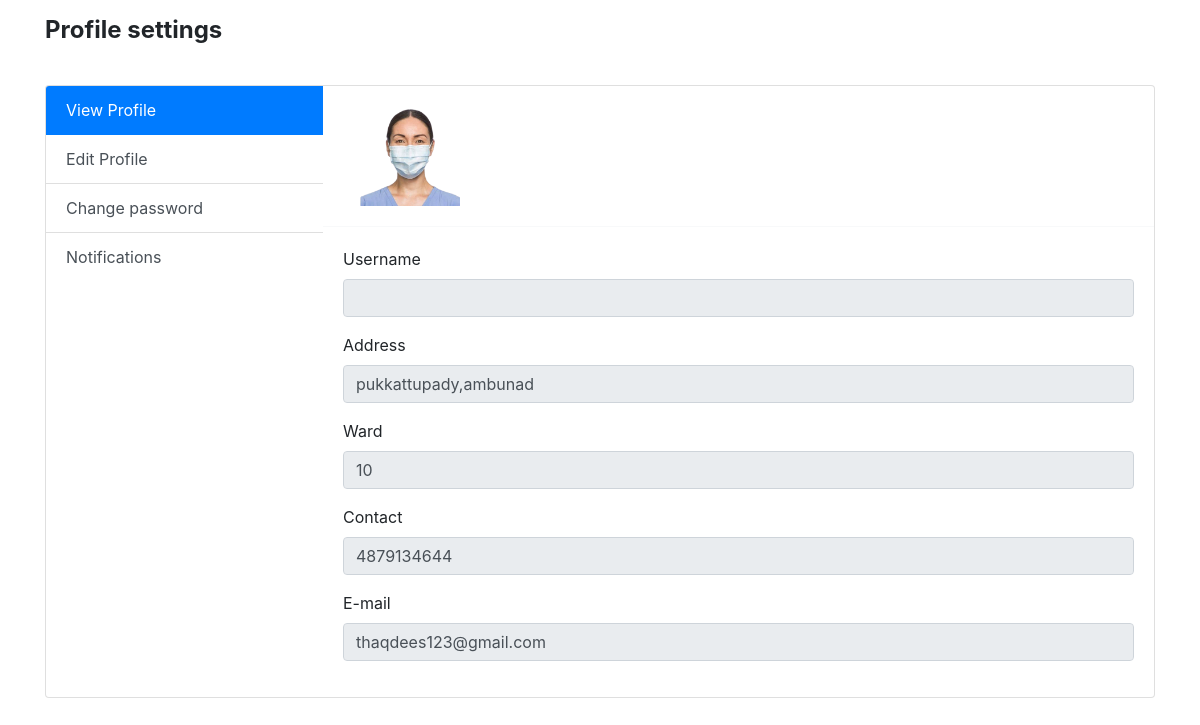
The page /Healthcenter/profilepage/ (signed in) on the database as committed earlier.
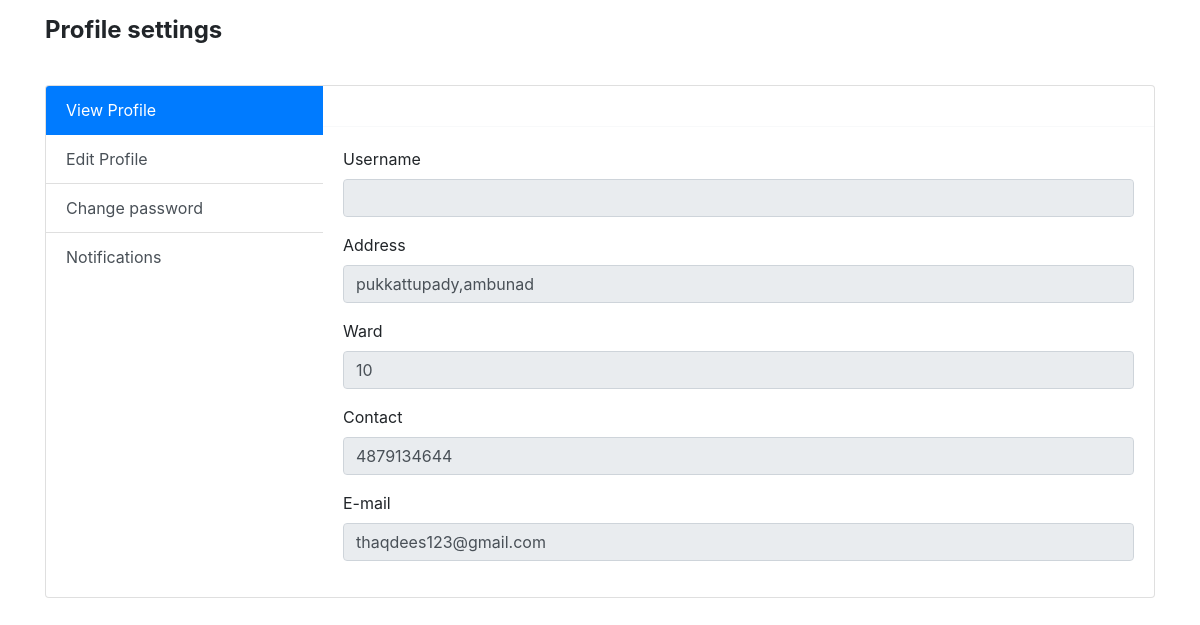
The same page on the database as committed later.
### Guest/models.py (models this page shows)
class tbl_healthcenter(models.Model):
    center_name = models.CharField(max_length=30)
    center_ward=models.ForeignKey(tbl_ward,on_delete=models.CASCADE,null=True)
    center_address = models.CharField(max_length=30)
    center_proof =  models.FileField(upload_to='images/')
    center_photo = models.FileField(upload_to='images/')
    center_email = models.CharField(max_length=30)
    center_password = models.CharField(max_length=30)

### Admin/models.py (models this page shows)
class tbl_ward(models.Model):
    panchayat=models.ForeignKey(tbl_panchayat,on_delete=models.CASCADE,null=True)
    ward_name=models.CharField(max_length=30)

### HealthCenter/views.py (the view)
# urls.py: path('profilepage/',views.profilepage,name='profilepage'),
def profilepage(request):
    centre=tbl_healthcenter.objects.get(id=request.session['cid'])
    return render(request,'Healthcenter/Profilepage.html',{'centre':centre})

### HealthCenter/Templates/Healthcenter/Profilepage.html (shortened to what this page needs)
<!DOCTYPE html>
{% load static %}
<html lang="en">
<head>
    <link rel="stylesheet" href="{% static 'style.css' %}">
<link href="https://cdn.jsdelivr.net/npm/bootstrap@4.5.0/dist/css/bootstrap.min.css" rel="stylesheet">
</head>
<body>
    <div class="container light-style flex-grow-1 container-p-y">
        <h4 class="font-weight-bold py-3 mb-4">
            Profile settings
        </h4>
        <div class="card overflow-hidden">
            <div class="row no-gutters row-bordered row-border-light">
                <div class="col-md-3 pt-0">
                    <div class="list-group list-group-flush account-settings-links">
                        <a class="list-group-item list-group-item-action active" data-toggle="list"
                            href="#account-general">View Profile</a>
                        <a class="list-group-item list-group-item-action" data-toggle="list"
                            href="#edit-account">Edit Profile</a>
                        <a class="list-group-item list-group-item-action" data-toggle="list"
                            href="#account-change-password">Change password</a>
                        <a class="list-group-item list-group-item-action" data-toggle="list"
                            href="#account-notifications">Notifications</a>
                    </div>
                </div>
                <div class="col-md-9">
                    <div class="tab-content">
                        <div class="tab-pane fade active show" id="account-general">
                            <div class="card-body media align-items-center">
                                <img src="{{centre.center_photo.url}}" alt
                                    class="col-md-2 ">
                            </div>
                            <hr class="border-light m-0">
                            <div class="card-body">
                                <div class="form-group">
                                    <label class="form-label">Username</label>
                                    <input type="text" class="form-control mb-1" readonly value="{{view.center_name}}">
                                </div>
                                <div class="form-group">
                                    <label class="form-label">Address</label>
                                    <input type="text" class="form-control" readonly value="{{centre.center_address}}">
                                </div>
                                <div class="form-group">
                                    <label class="form-label">Ward</label>
                                    <input type="number" class="form-control" readonly value="{{centre.center_ward.ward_name}}">
                                </div>
                                <div class="form-group">
                                    <label class="form-label">Contact</label>
                                    <input type="number" class="form-control" readonly value="4879134644">
                                </div>
                                <div class="form-group">
                                    <label class="form-label">E-mail</label>
                                    <input type="text" class="form-control mb-1" readonly value="{{centre.center_email}}">
                                </div>
                            </div>
                        </div>
                    </div>
                </div>
            </div>
        </div>
    </div>
</body>
</html>

Rows that differ between the two databases and show on the page:
changed tbl_healthcenter "pukkattupady,ambunad": center_photo: picture removed
